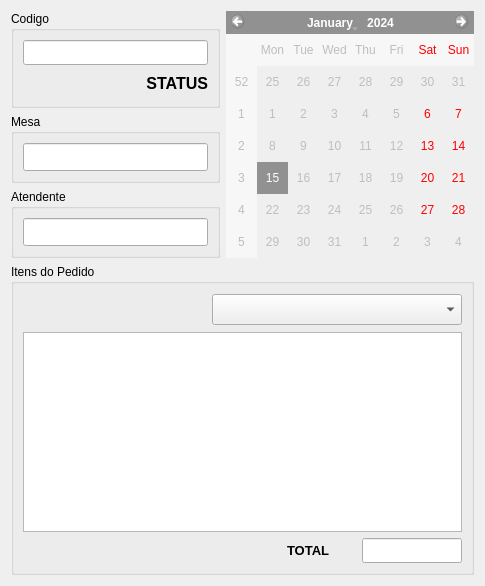
<?xml version="1.0" encoding="UTF-8"?>
<ui version="4.0">
 <class>pedidowindow</class>
 <widget class="QDialog" name="pedidowindow">
  <property name="geometry">
   <rect>
    <x>0</x>
    <y>0</y>
    <width>485</width>
    <height>586</height>
   </rect>
  </property>
  <property name="windowTitle">
   <string>Pedido</string>
  </property>
  <property name="styleSheet">
   <string notr="true">#pedidowindow{
	background-image: url(:/Arquivos/Body.png);
}</string>
  </property>
  <layout class="QGridLayout" name="gridLayout_5">
   <item row="0" column="1" rowspan="3">
    <widget class="QCalendarWidget" name="calendarWidget_Pedido_Data">
     <property name="enabled">
      <bool>false</bool>
     </property>
    </widget>
   </item>
   <item row="1" column="0">
    <widget class="QGroupBox" name="groupBox_Mesa_Cod">
     <property name="title">
      <string>Mesa</string>
     </property>
     <layout class="QGridLayout" name="gridLayout_2">
      <item row="0" column="0">
       <widget class="QLineEdit" name="lineEdit_Mesa_Cod">
        <property name="minimumSize">
         <size>
          <width>0</width>
          <height>25</height>
         </size>
        </property>
        <property name="font">
         <font>
          <pointsize>13</pointsize>
         </font>
        </property>
        <property name="alignment">
         <set>Qt::AlignCenter</set>
        </property>
        <property name="dragEnabled">
         <bool>false</bool>
        </property>
        <property name="readOnly">
         <bool>true</bool>
        </property>
       </widget>
      </item>
     </layout>
    </widget>
   </item>
   <item row="0" column="0">
    <widget class="QGroupBox" name="groupBox_Pedido_Cod">
     <property name="title">
      <string>Codigo</string>
     </property>
     <layout class="QGridLayout" name="gridLayout">
      <item row="0" column="0">
       <widget class="QLineEdit" name="lineEdit_Pedido_Cod">
        <property name="minimumSize">
         <size>
          <width>0</width>
          <height>25</height>
         </size>
        </property>
        <property name="maximumSize">
         <size>
          <width>16777215</width>
          <height>25</height>
         </size>
        </property>
        <property name="font">
         <font>
          <pointsize>13</pointsize>
         </font>
        </property>
        <property name="styleSheet">
         <string notr="true">QLineEdit{
	height: 25px; 	
}
</string>
        </property>
        <property name="text">
         <string/>
        </property>
        <property name="alignment">
         <set>Qt::AlignCenter</set>
        </property>
        <property name="dragEnabled">
         <bool>false</bool>
        </property>
        <property name="readOnly">
         <bool>true</bool>
        </property>
       </widget>
      </item>
      <item row="1" column="0">
       <widget class="QLabel" name="label_Pedido_Status">
        <property name="minimumSize">
         <size>
          <width>0</width>
          <height>25</height>
         </size>
        </property>
        <property name="maximumSize">
         <size>
          <width>16777215</width>
          <height>25</height>
         </size>
        </property>
        <property name="font">
         <font>
          <pointsize>12</pointsize>
          <weight>75</weight>
          <bold>true</bold>
         </font>
        </property>
        <property name="styleSheet">
         <string notr="true">QLabel{
	height: 25px; 	
}</string>
        </property>
        <property name="text">
         <string>STATUS</string>
        </property>
        <property name="alignment">
         <set>Qt::AlignRight|Qt::AlignTrailing|Qt::AlignVCenter</set>
        </property>
       </widget>
      </item>
     </layout>
    </widget>
   </item>
   <item row="2" column="0">
    <widget class="QGroupBox" name="groupBox_Pedido_Atendente">
     <property name="title">
      <string>Atendente</string>
     </property>
     <layout class="QGridLayout" name="gridLayout_3">
      <item row="1" column="0">
       <widget class="QLineEdit" name="lineEdit_Pedido_Atendente">
        <property name="minimumSize">
         <size>
          <width>0</width>
          <height>25</height>
         </size>
        </property>
        <property name="font">
         <font>
          <pointsize>13</pointsize>
         </font>
        </property>
        <property name="alignment">
         <set>Qt::AlignCenter</set>
        </property>
        <property name="dragEnabled">
         <bool>false</bool>
        </property>
        <property name="readOnly">
         <bool>true</bool>
        </property>
       </widget>
      </item>
     </layout>
    </widget>
   </item>
   <item row="3" column="0" colspan="2">
    <widget class="QGroupBox" name="groupBox">
     <property name="title">
      <string>Itens do Pedido</string>
     </property>
     <layout class="QGridLayout" name="gridLayout_4">
      <item row="1" column="0" colspan="7">
       <widget class="QTableView" name="tableView_ItensDoPedido">
        <property name="editTriggers">
         <set>QAbstractItemView::NoEditTriggers</set>
        </property>
        <attribute name="horizontalHeaderStretchLastSection">
         <bool>true</bool>
        </attribute>
        <attribute name="verticalHeaderVisible">
         <bool>false</bool>
        </attribute>
       </widget>
      </item>
      <item row="2" column="6">
       <widget class="QLineEdit" name="lineEdit_Total">
        <property name="minimumSize">
         <size>
          <width>100</width>
          <height>25</height>
         </size>
        </property>
        <property name="maximumSize">
         <size>
          <width>100</width>
          <height>25</height>
         </size>
        </property>
        <property name="font">
         <font>
          <pointsize>10</pointsize>
          <weight>75</weight>
          <bold>true</bold>
         </font>
        </property>
        <property name="alignment">
         <set>Qt::AlignCenter</set>
        </property>
        <property name="readOnly">
         <bool>true</bool>
        </property>
       </widget>
      </item>
      <item row="2" column="4" colspan="2">
       <widget class="QLabel" name="label_Total">
        <property name="minimumSize">
         <size>
          <width>53</width>
          <height>0</height>
         </size>
        </property>
        <property name="font">
         <font>
          <pointsize>10</pointsize>
          <weight>75</weight>
          <bold>true</bold>
         </font>
        </property>
        <property name="text">
         <string>TOTAL</string>
        </property>
       </widget>
      </item>
      <item row="2" column="0" colspan="4">
       <spacer name="horizontalSpacer_2">
        <property name="orientation">
         <enum>Qt::Horizontal</enum>
        </property>
        <property name="sizeType">
         <enum>QSizePolicy::Preferred</enum>
        </property>
        <property name="sizeHint" stdset="0">
         <size>
          <width>40</width>
          <height>20</height>
         </size>
        </property>
       </spacer>
      </item>
      <item row="0" column="0">
       <spacer name="horizontalSpacer">
        <property name="orientation">
         <enum>Qt::Horizontal</enum>
        </property>
        <property name="sizeHint" stdset="0">
         <size>
          <width>300</width>
          <height>20</height>
         </size>
        </property>
       </spacer>
      </item>
      <item row="0" column="1">
       <widget class="QPushButton" name="pushButton_addItemCardapio">
        <property name="maximumSize">
         <size>
          <width>30</width>
          <height>16777215</height>
         </size>
        </property>
        <property name="styleSheet">
         <string notr="true">QPushButton{
	height: 25px; 
}</string>
        </property>
        <property name="text">
         <string/>
        </property>
        <property name="icon">
         <iconset resource="arquivos.qrc">
          <normaloff>:/Arquivos/mais.png</normaloff>:/Arquivos/mais.png</iconset>
        </property>
        <property name="iconSize">
         <size>
          <width>30</width>
          <height>30</height>
         </size>
        </property>
        <property name="flat">
         <bool>true</bool>
        </property>
       </widget>
      </item>
      <item row="0" column="2" colspan="5">
       <widget class="QComboBox" name="comboBox_ItensCadapio">
        <property name="minimumSize">
         <size>
          <width>250</width>
          <height>0</height>
         </size>
        </property>
        <property name="styleSheet">
         <string notr="true">QComboBox{
	height: 25px; 
}</string>
        </property>
       </widget>
      </item>
     </layout>
    </widget>
   </item>
  </layout>
 </widget>
 <resources>
  <include location="arquivos.qrc"/>
 </resources>
 <connections/>
</ui>
